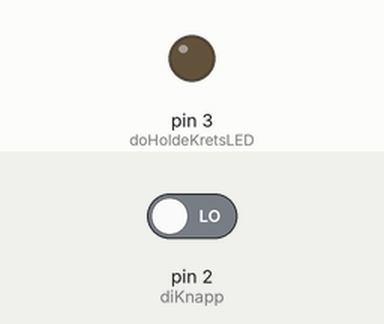
A sketch run on a simulated Arduino Uno, built with avr-gcc and run on an emulated ATmega328P. On the bench: output pins drawn as LEDs (lit = HIGH). The inputs (shaded band) are chosen by the test bench; at power-on: pin 2 (diKnapp) LOW.

Above: at 1.2 s.
1.3 s: pin 2 (diKnapp) driven HIGH
At 1.9 s:
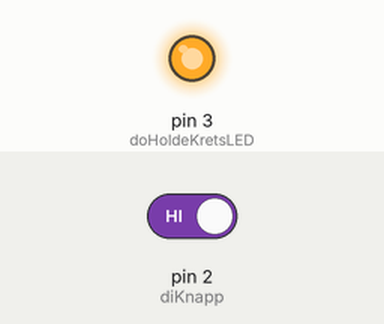
Timing chart, 0 to 4.3 s (numbered marks = the images above; inputs shaded):
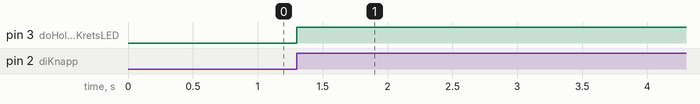

Measured:
- after the input at 1.3 s, pin 3 (doHoldeKretsLED): LOW → HIGH at once

The sketch:

20191101_Blink_Holdekrets.ino
```cpp
//#########################################################################################################################################################################################################################################
//#########################################################################################################################################################################################################################################
//#################   Eksempelprogram for en digital holdekrets skrevet i programmerinsspråket C/C++ i Arduino for elever ved robotikklinja i 1ELR        #######################################################################################
//#################   Dato: 1. nov. 2019                                                                                                           #######################################################################################
//#################   Forfatter: James Fox                                                                                                          #######################################################################################
//#################   Sted: Kuben vgs.                                                                                                              #######################################################################################
//#################   Sist modifisert av (sted/dato):                                                                                               #######################################################################################
//#########################################################################################################################################################################################################################################
//#########################################################################################################################################################################################################################################


//Deklarering- og Initialiseringsseksjon (skape variabler og gi dem startverdier)
//_________________________________________________________________________________________________________________________________________________________________________________________________________________________________________
 //Bool
  boolean bMinneBitBryterHoldekrets = false; // Deklarerer (skaper) en variabel med navn bMinneBitBryterHoldekrets og initialiserer (gir den en startverdi) med verdien LOW=false=0
  boolean bKnappTilstand = 0; // Deklarerer en variabel med navn bKnappTilstand og initialiserer (gir den en startverdi) med verdien LOW=false=0(=lav=0V etc.)
  boolean bForrigeLoopKnappTilstand = LOW; // Deklarerer en variabel med navn bForrigeLoopKnappTilstand og initialiserer (gir den en startverdi) med verdien LOW=false=0
 //int-variabeler som skal brukes som innganger
  const int diKnapp = 2; // Deklarerer en konstant variabel(kan ikke endres senere) med navn diKnapp av datatypen int (heltall) og initialiserer (gir den en startverdi) hvor vi setter den lik 2
 //int-variabeler som skal brukes til Utganger
  const int doHoldeKretsLED = 3; // Deklarerer en konstant variabel med navn doHoldeKretsLED av datatypen int (heltall) og initialiserer (gir den en startverdi) hvor vi setter den lik 3
//_________________________________________________________________________________________________________________________________________________________________________________________________________________________________________
// setup-funksjonen kjører kun en gang etter du laster opp programmet, trykker på reset-knappen eller setter på spenning på Arduino'en
void setup()
{
  // Inputs
  pinMode(diKnapp, INPUT); //Funksjonen pinMode() får verdien 2 gjennom variabelen diKnapp. Digital I/O nr. 2 på Arduinoen brukes altså som digital inngang (di)
  // Outputs
  pinMode(doHoldeKretsLED, OUTPUT); //LED'en som viser selve holdekretsen er koblet til utgang 3. do står for digital output (utgang)
}

// the loop function runs over and over again forever
void loop()
{
  bKnappTilstand = digitalRead(diKnapp); // Tilstanden(sjekk av inngang) til trykknappen skrives til et minnebit (av datatypen bool som kun lagrer binære verdier: true=HIGH=1 og false=LOW=0). Vi lager et minnebit
                                         //av flere årsaker, deriblandt for å "fryse verdien" til trykknappen når den går gjennom resten av instruksjonene i loopen. (Logikken kan bli feil om en slipper knappen midtveis i instruksjonene)
  if ( (bKnappTilstand == HIGH) && (bForrigeLoopKnappTilstand == LOW) ) // Veivalg med bruk av if-betingelse: Om minnebit'et til trykknappen er lik høy OG (AND) forrige verdi til trykknappen var lav i forrige runde i loopen, da går vi inn i IF-setningen
                                                                        //(vi har altså akkurat trykket inn knappen der den nettopp har gått fra lav til høy)
  {
    // IF-setningen med tilhørende else nedenfor kunne ha vært erstattet med: "bMinneBitBryterHoldekrets = !bMinneBitBryterHoldekrets"
    if (bMinneBitBryterHoldekrets == HIGH) // Denne variabelen er selve "Holdekrets-variabelen". Det er altså lov å lage en ny if-setning inni en annen if-setning (dette kalles "nesting" på IT-nerde-fagspråket)
    {
      bMinneBitBryterHoldekrets = LOW; // Har den vært høy, slår vi den nå av siden den skal "byttes om" neste gang vi trykker på knappen
    }
    else // Her kunne vi erstattet else med en ny if-setning som hadde vært: if (bMinneBitBryterHoldekrets == LOW)... -Vi kan altså ha en if-setning uten en else, men ikke en else uten en if-setning!
    {
      bMinneBitBryterHoldekrets = HIGH; // Er bMinneBitBryterHoldekrets lav, settes den altså til høy
    }
  }
  digitalWrite(doHoldeKretsLED, bMinneBitBryterHoldekrets); // Her "skriver vi" eller setter utgangen
  bForrigeLoopKnappTilstand = bKnappTilstand; // Her "synkroniserer" vi den aktuelle knappetilstanden som er i ferd med å bli "foreldet" siden vi er på slutten av syklusen i loop-funksjonen. Den forrige knappetilstanden
                                              // bForrigeLoopKnappTilstand skrives altså over med den "nye" verdien fra bKnappTilstand
  delay(20); /*enkel måte (litt primitiv) å fjernere "debouncing" på -rett og slett tilbakeslag som oppstår når det oppstår mange små raske gnister i det en mekanisk kontakt som lukkes/sluttes
              jeg har valgt å utelate timere og interrupter (stigende og synkende flanke) i dette eksempelet. -Det er ting vi kan bygge på senere for å lage ennå bedre programmer :-)  */
}
```
